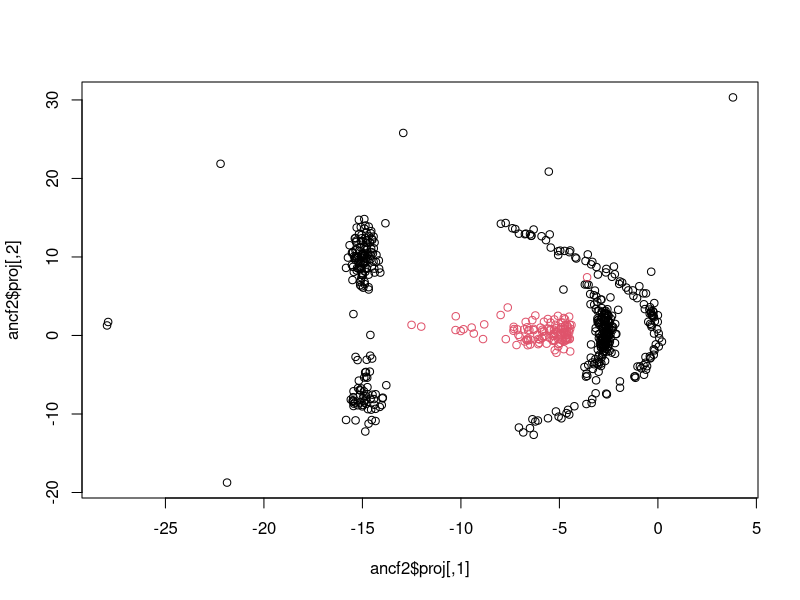

Generate this figure with R:
library(fpc)


### Name: ancoord
### Title: Asymmetric neighborhood based discriminant coordinates
### Aliases: ancoord
### Keywords: multivariate classif

### ** Examples

  set.seed(4634)
  face <- rFace(600,dMoNo=2,dNoEy=0)
  grface <- as.integer(attr(face,"grouping"))
  ancf2 <- ancoord(face,grface==4)
  plot(ancf2$proj,col=1+(grface==4))
  # ...done in one step by function plotcluster.
